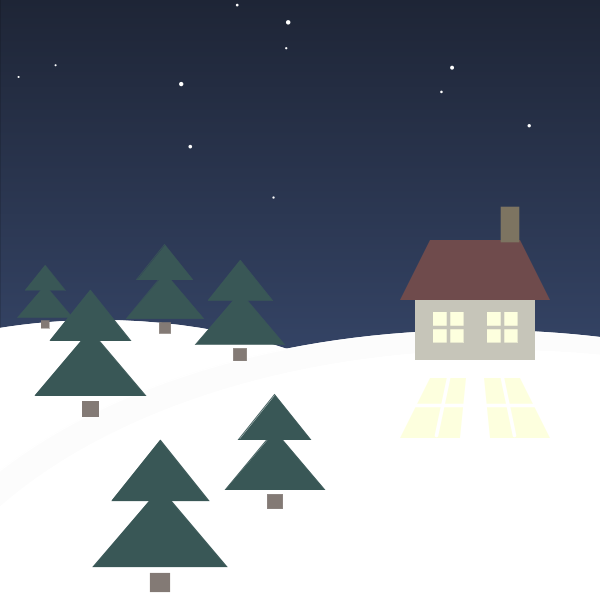
Frame 1 (no input)
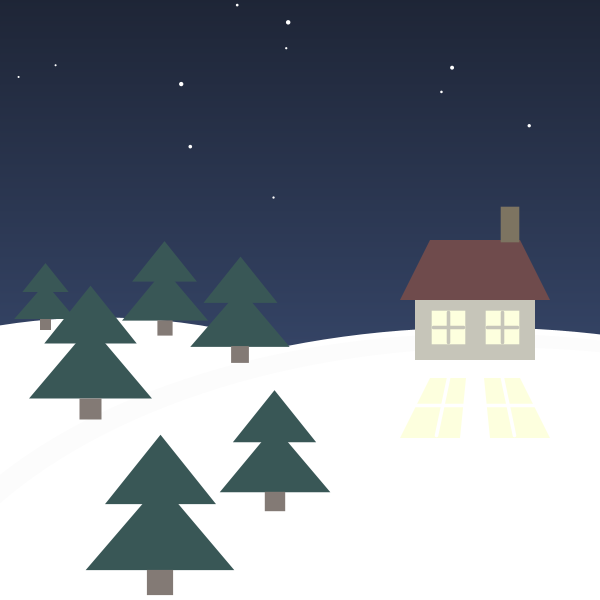
Frame 60 (the mouse pressed at the canvas centre just before this capture)
Frame 120 (the mouse held since frame 60 and released just before this capture): identical to frame 60, image omitted

The Processing sketch that drew these frames (run headless with seeded random() and noise(); from frame 60 on, the mouse is pressed at the canvas centre):

// Processing sketch: processing_180631
// ── processing_180631.pde

Arbol arbol1;
Estrella estrella1; Estrella estrella2; Estrella estrella3;
Estrella estrella4; Estrella estrella5; Estrella estrella6;
Estrella estrella7; Estrella estrella8; Estrella estrella9;
Estrella estrella10; Estrella estrella11; Estrella estrella12;
color fondo, cTierra, cStroke, cVentanas, cTejado, cFachada, cChimenea;
int Y_AXIS = 1;
color b1, b2;

void setup(){
  size(600,600);
  cTierra = color(#FFFFFF);
  cStroke = color(#FCFCFC);
  cVentanas = color(#FDFFDE);
  cTejado = color(#6F4B4C);
  cFachada = color (#C6C5B9);
  cChimenea = color (#7D7461);
  b1 = color(#1E2536);
  b2 = color(#445986);
  background(fondo);
  arbol1 = new Arbol(50,50,10,100,90,100);
  estrella1 = new Estrella();
  estrella2 = new Estrella();
  estrella3 = new Estrella();
  estrella4 = new Estrella();
  estrella5 = new Estrella();
  estrella6 = new Estrella();
  estrella7 = new Estrella();
  estrella8 = new Estrella();
  estrella9 = new Estrella();
  estrella10 = new Estrella();
  estrella11 = new Estrella();
  estrella12 = new Estrella();
  

}
void draw(){
  // Background
  setGradient(0, 0, width, height, b1, b2, Y_AXIS);
  //estrellas
  estrella1.display();estrella2.display();estrella3.display();
  estrella4.display();estrella5.display();estrella6.display();
  estrella7.display();estrella8.display();estrella9.display();
  estrella10.display2();estrella11.display2();estrella12.display2();

  
  // tierra
  fill(cTierra);
  stroke(cTierra);
  ellipse(100,570,800,500);
  
  translate(-20,-20);
  fill(cStroke);
  ellipse(500,700,1200,700);
  translate(20,20);
    
  /*tapar elipse
  fill(fondo);
  stroke(fondo);
  beginShape();
  vertex(287,348);
  vertex(338,370);
  vertex(600,370);
  vertex(600,355);
  vertex(600,250);
  vertex(287,348);
  endShape();*/
  
  fill(cTierra);
  stroke(cTierra);
  ellipse(500,700,1200,700);
  
 /* arboles */
  pushMatrix();
  translate(40,240);
  arbol1.display();
  popMatrix(); 
  
  pushMatrix();
  translate(200,220);
  scale(0.8);
  arbol1.display();
  popMatrix();
  
  pushMatrix();
  translate(130,210);
  scale(0.7);
  arbol1.display();
  popMatrix();
  
   pushMatrix();
  translate(20,240);
  scale(0.5);
  arbol1.display();
  popMatrix();
  
  pushMatrix();
  translate(230,350);
  scale(0.9);
  arbol1.display();
  popMatrix();
  
  pushMatrix();
  translate(100,380);
  scale(1.2);
  arbol1.display();
  popMatrix();
  
 /* casita */
 
 pushMatrix();
 noStroke();
 fill(cTejado);
 translate(400,240);
 scale(0.6);
 quad(
 50,0,
 0,100,
 250,100,
 200,0);
 fill(cFachada);
 rect(25,100,200,100);
 //ventanas
 fill(cVentanas);
 stroke(cVentanas);
 rect(55,120,50,50);
 rect(145,120,50,50);
 //ventanas - divisiones
 strokeWeight(6);
 stroke(cFachada);
 line(55,145,105,145);
 line(80,120,80,170); 
 
pushMatrix();
translate(90,0);
 line(55,145,105,145);
 line(80,120,80,170);
 popMatrix();
 
//ventanas reflejo
pushMatrix();
noStroke();
translate(0,230);
quad(
 50,0,
 0,100,
 250,100,
 200,0);
 fill(cTierra);
 quad(
 50+60,0,
 0+100,100,
 250-100,100,
 200-60,0);
 //divisiones ventana reflejo
 stroke(5);
 stroke(cTierra);
 translate(0,-100);
 line(0,145,265,145);
 line(80,120-20,80-20,170+25);

 scale(-1,1);
 translate(-250,0); 
 line(80,120-20,80-20,170+25);
 popMatrix();

 //chimenea
 stroke(cChimenea);
 fill(cChimenea);
 rect(170,0,25,-52);

 
 popMatrix();
 
 
  
  
  
}

class Arbol {
  color c;
  color cTronco;
  float point1x;
  float point1y;
  float point2x;
  float point2y;
  float point3x;
  float point3y;
  float arbolEscalar;

  
  Arbol(
  float tempPoint1x, float tempPoint1y, 
  float tempPoint2x, float tempPoint2y, 
  float tempPoint3x, float tempPoint3y)  {    
  c = color(#395756); 
  cTronco = color(#837A75);
  arbolEscalar = 15;  
  point1x = tempPoint1x;
  point1y = tempPoint1y;
  point2x = tempPoint2x;
  point2y = tempPoint2y;
  point3x = tempPoint3x;
  point3y = tempPoint3y;
 
}
  
  void display() {
    noStroke();
    stroke(c);
    fill(c);
    triangle(point1x,point1y,point2x,point2y,point3x,point3y);
    translate(0,40);
    triangle(point1x,point1y,point2x-arbolEscalar,
    point2y+arbolEscalar,point3x+arbolEscalar,point3y+arbolEscalar);
    fill(cTronco);
    stroke(cTronco);
    rect(point1x-8,point1y+71,16,15);
  }

}

class Estrella {
  float xpos;
  float ypos;
  float yposTop;
  float sizeMin;
  float sizeMax;
  color c;
  float size;
  
  Estrella (){
  c = color(255);
  yposTop = random(0,130);
  xpos = random(0,600);
  ypos = random(0,320);
  size = random(2,5);
  }
  
  void display() {
    noStroke();
    fill(c);
    ellipse(xpos,ypos,size,size);
  }
  
  void display2() {
    noStroke();
    fill(c);
    ellipse(xpos,yposTop,size,size);
  }
}
  

void setGradient(int x, int y, float w, float h, color c1, color c2, int axis ) {

  noFill();

  if (axis == Y_AXIS) {  // Top to bottom gradient
    for (int i = y; i <= y+h; i++) {
      float inter = map(i, y, y+h, 0, 1);
      color c = lerpColor(c1, c2, inter);
      stroke(c);
      line(x, i, x+w, i);
    }
  }  
}
